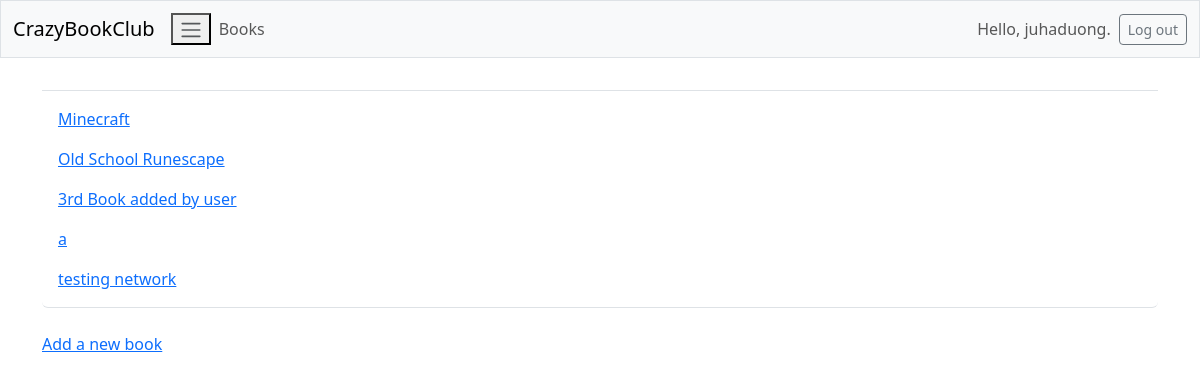
The app's page /books/ (signed in) with its own data.
### CrazyBookClub/models.py (models this page shows, shortened)
class Book(models.Model):
    book = models.CharField(max_length=200)
    date_added = models.DateTimeField(auto_now_add=True)
    owner = models.ForeignKey(User, on_delete=models.CASCADE)

### CrazyBookClub/views.py (the view)
# urls.py: path('books/', views.books, name='books'),
@login_required
def books(request):
    books = Book.objects.filter(owner=request.user).order_by('date_added')
    context = {'books': books}
    return render(request, 'CrazyBookClub/books.html', context)

### CrazyBookClub/templates/CrazyBookClub/books.html (shortened to what this page needs)
{% extends 'CrazyBookClub/base.html' %}
{% block content %}
    <ul class="list-group border-bottom pb-2 mb-4">
        {% for book in books %}
        <li class="list-group-item border-0">
            <a href="{% url 'CrazyBookClub:book' book.id %}"> {{ book.book }}</a>
        </li>
        {% empty %}
            <li class="list-group-item border-0"> No books have been added yet.</li>
        {% endfor %}
    </ul>
    <a href="{% url 'CrazyBookClub:new_book' %}">Add a new book</a>
{% endblock content %}

### CrazyBookClub/templates/CrazyBookClub/base.html (shortened to what this page needs)
<!DOCTYPE html>
<html lang="en">
<head>
        {% load django_bootstrap5 %}
    {% bootstrap_css %}
</head>
<body>
    <nav class="navbar navbar-expand-md navbar-light bg-light mb-4 border">
        <div class="container-fluid">
            <a class ="navbar-brand" href="{% url 'CrazyBookClub:index' %}">
                CrazyBookClub</a>
            <button class=""navbar-toggler" type="button" data-bs-toggle="collapse"
            data-bs-target="#navbarCollapse" aria-controls="navbarCollapse"
            aria-expanded="false" aria-label="Toggle navigation">
            <span class="navbar-toggler-icon"></span>
        </button>
            <div class="collapse navbar-collapse" id="navbarCollapse">
                <ul class="navbar-nav me-auto mb-2 mb-md-0">
                    <li class="nav-item">
                        <a class="nav-link" href="{% url 'CrazyBookClub:books' %}">
                            Books</a></li>
                </ul>
                <ul class="navbar-nav ms-auto mb-2 mb-md-0">
                    {% if user.is_authenticated %}
                        <li class="nav-item">
                            <span class="navbar-text me-2">Hello, {{ user.username }}.
                            </span></li>
                    {% endif %}
                </ul>
                {% if user.is_authenticated %}
                    <form action="{% url 'accounts:logout' %}" method='post'>
                            <button name="submit" class="btn btn-outline-secondary btn-sm">
                                Log out</button>
                    </form>
                {% endif %}
            </div>
        </div>
    </nav>
    <main class="container">
        <div class="pb-2 mb-2 border-bottom">
        </div>
        <div>
            {% block content %}{% endblock content %}
        </div>
    </main>
</body>
</html>

### records on screen
Book: book "Minecraft"
Book: book "Old School Runescape"
Book: book "3rd Book added by user"
Book: book "a"
Book: book "testing network"

### other values on screen
{{ user.username }} "juhaduong"
